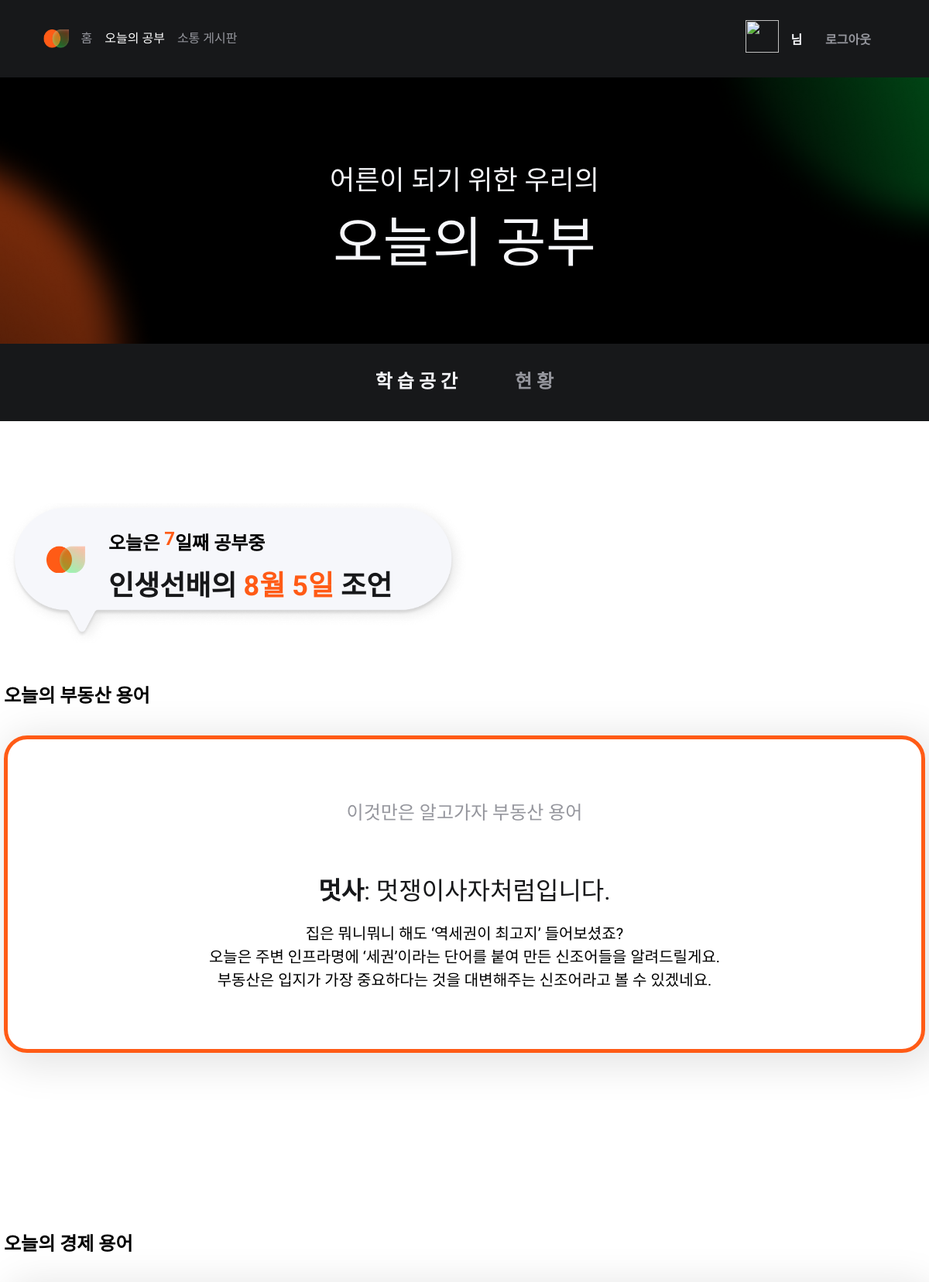
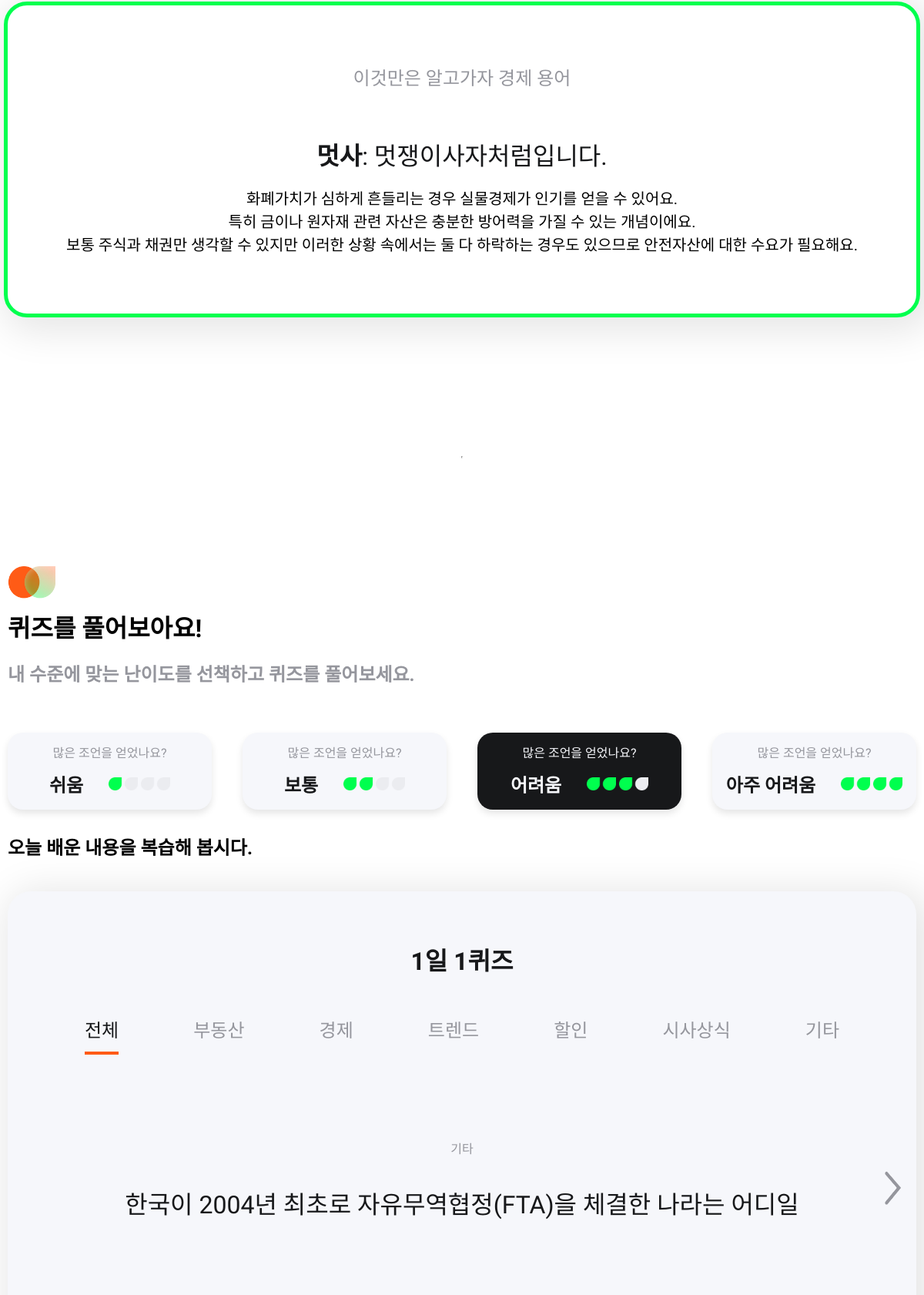
The page /quiz/studySpace/2 (upper part) on the database its author committed (2 pictures, top to bottom).
### quizApp/models.py (models this page shows)
class Term(models.Model):
    title = models.CharField(max_length=30)
    description = models.CharField(max_length=50)
    content = models.TextField("TEXT")
    category = models.CharField("CATEGORY", max_length=30)

class Quiz(models.Model):
    text = models.CharField("TEXT", max_length=100) # 질문 문항
    description = models.CharField("DESCRIPTION", max_length=40) # 카테고리 요약금
    category = models.PositiveIntegerField("CATEGORY") # 카테고리
    difficulty = models.PositiveIntegerField("DIFFICULTY", default=0) # 난이도
    total = models.PositiveIntegerField("TOTAL", default=0) # 전체 정답 시도 수
    incorrect = models.PositiveIntegerField("INCORRECT", default=0) # 문제 오답 수
    correct = models.CharField("CORRECT", max_length=10) # 문제의 정답
    content = models.TextField("CONTENT") # 오답노트

### quizApp/views.py (the view)
# urls.py: path('studySpace/<int:level>', studySpace, name="studySpace"),
def studySpace(request, level):
    def get_random(category):
        term = Term.objects.filter(category=category).order_by("?").first()
        return term
    randomRealtyTerm = get_random("Realty")
    realtyContents = randomRealtyTerm.content.split("\n")
    randomEconomyTerm = get_random("Economy")
    economyContents = randomEconomyTerm.content.split("\n")
    quizs = {}
    quizAll = Quiz.objects.filter(difficulty=level).order_by("?").first()
    for category in range(6):
        quiz = Quiz.objects.filter(category=category, difficulty=level).order_by("?").first()
        boxIndex = category + 2
        boxNumber = "box-" + str(boxIndex)
        quizs[quiz] = boxNumber
    context = {
        'realtyTerm': randomRealtyTerm,
        'realtyContents': realtyContents,
        'economyTerm': randomEconomyTerm,
        'economyContents': economyContents,
        'quizs': quizs,
        'quizAll': quizAll
    }
    if level == 0:
        return render(request, 'quizApp/study-easy.html', context)
    elif level == 1:
        return render(request, 'quizApp/study-normal.html', context)
    elif level == 2:
        return render(request, 'quizApp/study-hard.html', context)
    else:
        return render(request, 'quizApp/study-very-hard.html', context)

### templates/quizApp/study-hard.html (shortened to what this page needs)
{% load static %}
<!DOCTYPE html>
<html lang="en">
<head>
    <link rel="stylesheet" href="{% static 'css/studyStyle.css' %}">
</head>
<body onload="handleScrollPosition(event)">
    <nav>
        <div class="nav-left">
            <img src="{% static 'img/main-nav-logo.png' %}" alt="로고">
            <a href="{% url 'main' %}" style=" color: #95969D;" >홈</a>
            <a class="nav-second" style="color: #FFFFFF;" href="{% url 'quizApp:studySpace' level=0 %}">오늘의 공부</a>
            <a class="nav-third" href="{% url 'communicationApp:communication_list' %}" style=" color: #95969D;">소통 게시판</a>
        </div>
        <div class="nav-right">
            <a href="{% url 'accounts:profile' %}">
                <img class="nav-icon-third" style="margin-right: 15px;" src="{{request.user.profile.image.url}}" alt="">
            </a>
            <p style="color: #FFFFFF;top:50%;margin-bottom: 0px; margin-right:30px;
            color: var(--unnamed, #F6F7FB);
            font-size: 16px;
            font-style: normal;
            font-weight: 700;
            line-height: normal;">{{request.user.profile.name}}님</p>
            <a href="{% url 'accounts:logOut' %}" style="text-decoration: none;
            color: inherit;">
            <p style="color: #FFFFFF;top:50%;margin-bottom: 0px; margin-right:40px;
            color: var(--1, #95969D);
            font-size: 16px;
            font-style: normal;
            font-weight: 700;
            line-height: normal;">로그아웃</p>
            </a>
        </div>
    </nav>
    <header class="study-title">
        <p>어른이 되기 위한 우리의</p>
        <p>오늘의 공부</p>
    </header>
    <nav id="nav2">
        <a href="{% url 'quizApp:studySpace' level=2%}" style="text-decoration: none;
        color: inherit;"><p id="nav2-first" style="color: #F6F7FB; ">학 습 공 간</p></a>
        <a href="{% url 'quizApp:stateAll' %}" style="text-decoration: none;
        color: inherit;"><p id="nav2-second">현 황</p></a>
    </nav>
    <div id="study-place">
        <div class="advice-box">
            <div class="speech-bubble-box">
                <div class="speech-bubble">
                    <img src="{% static 'img/study-logo.png' %}" alt="">
                    <div class="speech-bubble-content">
                        <div id="speech-bubble-content-first">
                            <p>오늘은&nbsp;</p>
                            <p id="speech-bubble-content-date1">7</p>
                            <p>일째 공부중</p>
                        </div>
                        <div id="speech-bubble-content-second">
                            <p>인생선배의&nbsp;</p>
                            <p id="speech-bubble-content-date2">6월 12일</p>
                            <p>&nbsp;</p>
                            <p>조언</p>
                        </div>
                    </div>
                </div>
            </div>
            <div class="today-first-box">
                <p class="today-box-title">오늘의 부동산 용어</p>
                <div class="today-study-box">
                    <p class="today-study-box-title">이것만은 알고가자 부동산 용어</p>
                    <div class="today-study-box-word">
                        <p><strong>{{ realtyTerm.title }}</strong>: {{ realtyTerm.description }}</p>
                    </div>
                    <div class="today-study-box-info" style="text-align:center;">
                        {% for content in realtyContents%}
                        <p>{{ content }}</p>
                        {% endfor %}
                    </div>
                </div>
            </div>
            <div class="today-second-box">
                <p class="today-box-title">오늘의 경제 용어</p>
                <div class="today-study-box">
                    <p class="today-study-box-title">이것만은 알고가자 경제 용어</p>
                    <div class="today-study-box-word">
                        <p><strong>{{ economyTerm.title }}</strong>: {{ economyTerm.description}}</p>
                    </div>
                    <div class="today-study-box-info" style="text-align:center;">
                        {% for content in economyContents %}
                        <p>{{ content }}</p>
                        {% endfor %}
                    </div>
                </div>
            </div>
        </div>
        <hr>
        <div class="quiz-container">
            <div class="quiz-container-title">
                <img src="{% static 'img/main-nav-logo.png' %}" alt="">
                <p>퀴즈를 풀어보아요!</p>
                <p>내 수준에 맞는 난이도를 선책하고 퀴즈를 풀어보세요.</p>
            </div>
            <div class="quiz-level-container">
                <a href="{% url 'quizApp:studySpace' level=0 %}" style="text-decoration: none;
                color: inherit;"  onclick="handleScrollPosition(event)">
                    <div class="quiz-level-box" >
                        <p class="quiz-level-comment">많은 조언을 얻었나요?</p>
                        <div class="quiz-level">
                            <p class="quiz-level-name" >쉬움</p>
                            <img src="{% static 'img/study-easy.png' %}" alt="">
                        </div>
                    </div>
                </a>
                <a href="{% url 'quizApp:studySpace' level=1 %}" style="text-decoration: none;
                color: inherit;"  onclick="handleScrollPosition(event)">
                    <div class="quiz-level-box">
                        <p class="quiz-level-comment">많은 조언을 얻었나요?</p>
                        <div class="quiz-level">
                            <p class="quiz-level-name">보통</p>
                            <img src="{% static 'img/study-normal.png' %}" alt="">
                        </div>
                    </div>
                </a>
                <a href="{% url 'quizApp:studySpace' level=2 %}" style="text-decoration: none;
                color: inherit;" onclick="handleScrollPosition(event)">
                    <div class="quiz-level-box" style="background-color: #17181A;">
                        <p class="quiz-level-comment" style="color: #F6F7FB;">많은 조언을 얻었나요?</p>
                        <div class="quiz-level">
                            <p class="quiz-level-name" style="color: #F6F7FB;">어려움</p>
                            <img src="{% static 'img/study-hard.png' %}" alt="">
                        </div>
                    </div>
                </a>
                <a href="{% url 'quizApp:studySpace' level=3 %}" style="text-decoration: none;
                color: inherit;" onclick="handleScrollPosition(event)">
                    <div class="quiz-level-box">
                        <p class="quiz-level-comment">많은 조언을 얻었나요?</p>
                        <div class="quiz-level">
                            <p class="quiz-level-name">아주 어려움</p>
                            <img src="{% static 'img/study-very-hard.png' %}" alt="">
                        </div>
                    </div>
                </a>
            </div>
            <p class="quiz-container-p">오늘 배운 내용을 복습해 봅시다.</p>
            <div class="quiz-box">
                <div class="quiz-box-content">
                    <p class="quiz-box-content-title">1일 1퀴즈</p>
                    <div class="quiz-box-content-nav">
                        <p id="p-1">전체</p>
                        <p id="p-2">부동산</p>
                        <p id="p-3">경제</p>
                        <p id="p-4">트렌드</p>
                        <p id="p-5">할인</p>
                        <p id="p-6">시사상식</p>
                        <p id="p-7">기타</p>
                    </div>
                    <div class="quiz-change-box" id="box-1">
                        <p class="quiz-box-content-p-fisrt">{{ quizAll.text }}</p>
                        <p class="quiz-box-content-p-second">{{ quizAll.description }}</p>
                    </div>
                </div>
                <img class="study-next-btn" src="{% static 'img/study-next-btn.png' %}" alt="">
            </div>
        </div>
    </div>
</body>
</html>

### rows shown on the page
Term: title "멋사", description "멋쟁이사자처럼입니다."
Term: title "멋사", description "멋쟁이사자처럼입니다."
Quiz: text "기타", description "한국이 2004년 최초로 자유무역협정(FTA)을 체결한 나라는 어디일"

### other values the page prints
{{ content }} "집은 뭐니뭐니 해도 ‘역세권이 최고지’ 들어보셨죠?" "오늘은 주변 인프라명에 ‘세권’이라는 단어를 붙여 만든 신조어들을 알려드릴게요." "부동산은 입지가 가장 중요하다는 것을 대변해주는 신조어라고 볼 수 있겠네요."
{{ content }} "화폐가치가 심하게 흔들리는 경우 실물경제가 인기를 얻을 수 있어요." "특히 금이나 원자재 관련 자산은 충분한 방어력을 가질 수 있는 개념이에요." "보통 주식과 채권만 생각할 수 있지만 이러한 상황 속에서는 둘 다 하락하는 경우도 있으므로 안전자산에 대한 수요가 필요해요."
